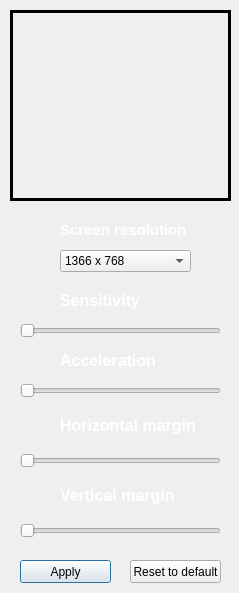
<?xml version="1.0" encoding="UTF-8"?>
<ui version="4.0">
 <class>Dialog</class>
 <widget class="QDialog" name="Dialog">
  <property name="geometry">
   <rect>
    <x>0</x>
    <y>0</y>
    <width>239</width>
    <height>593</height>
   </rect>
  </property>
  <property name="windowTitle">
   <string>Mouse controller</string>
  </property>
  <widget class="QLabel" name="label">
   <property name="geometry">
    <rect>
     <x>0</x>
     <y>0</y>
     <width>241</width>
     <height>631</height>
    </rect>
   </property>
   <property name="frameShape">
    <enum>QFrame::NoFrame</enum>
   </property>
   <property name="lineWidth">
    <number>2</number>
   </property>
   <property name="text">
    <string/>
   </property>
   <property name="pixmap">
    <pixmap>gui_images/hero.png</pixmap>
   </property>
   <property name="scaledContents">
    <bool>true</bool>
   </property>
  </widget>
  <widget class="QLabel" name="video_stream">
   <property name="geometry">
    <rect>
     <x>10</x>
     <y>10</y>
     <width>221</width>
     <height>191</height>
    </rect>
   </property>
   <property name="frameShape">
    <enum>QFrame::Box</enum>
   </property>
   <property name="lineWidth">
    <number>3</number>
   </property>
   <property name="text">
    <string/>
   </property>
  </widget>
  <widget class="QLabel" name="label_3">
   <property name="geometry">
    <rect>
     <x>60</x>
     <y>220</y>
     <width>141</width>
     <height>21</height>
    </rect>
   </property>
   <property name="text">
    <string>&lt;html&gt;&lt;head/&gt;&lt;body&gt;&lt;p&gt;&lt;span style=&quot; font-size:11pt; font-weight:600; color:#ffffff;&quot;&gt;Screen resolution&lt;/span&gt;&lt;/p&gt;&lt;/body&gt;&lt;/html&gt;</string>
   </property>
  </widget>
  <widget class="QLabel" name="label_4">
   <property name="geometry">
    <rect>
     <x>60</x>
     <y>290</y>
     <width>121</width>
     <height>21</height>
    </rect>
   </property>
   <property name="text">
    <string>&lt;html&gt;&lt;head/&gt;&lt;body&gt;&lt;p&gt;&lt;span style=&quot; font-size:12pt; font-weight:600; color:#ffffff;&quot;&gt;Sensitivity&lt;/span&gt;&lt;/p&gt;&lt;/body&gt;&lt;/html&gt;</string>
   </property>
  </widget>
  <widget class="QSlider" name="sensitivity_slider">
   <property name="geometry">
    <rect>
     <x>20</x>
     <y>320</y>
     <width>201</width>
     <height>22</height>
    </rect>
   </property>
   <property name="minimum">
    <number>1</number>
   </property>
   <property name="maximum">
    <number>10</number>
   </property>
   <property name="orientation">
    <enum>Qt::Horizontal</enum>
   </property>
   <property name="invertedAppearance">
    <bool>false</bool>
   </property>
  </widget>
  <widget class="QLabel" name="label_5">
   <property name="geometry">
    <rect>
     <x>20</x>
     <y>290</y>
     <width>31</width>
     <height>31</height>
    </rect>
   </property>
   <property name="text">
    <string/>
   </property>
   <property name="pixmap">
    <pixmap>gui_images/arrows.png</pixmap>
   </property>
   <property name="scaledContents">
    <bool>true</bool>
   </property>
  </widget>
  <widget class="QSlider" name="acceleration_slider">
   <property name="geometry">
    <rect>
     <x>20</x>
     <y>380</y>
     <width>201</width>
     <height>22</height>
    </rect>
   </property>
   <property name="minimum">
    <number>1</number>
   </property>
   <property name="maximum">
    <number>10</number>
   </property>
   <property name="orientation">
    <enum>Qt::Horizontal</enum>
   </property>
   <property name="invertedAppearance">
    <bool>false</bool>
   </property>
  </widget>
  <widget class="QLabel" name="label_6">
   <property name="geometry">
    <rect>
     <x>60</x>
     <y>350</y>
     <width>121</width>
     <height>21</height>
    </rect>
   </property>
   <property name="text">
    <string>&lt;html&gt;&lt;head/&gt;&lt;body&gt;&lt;p&gt;&lt;span style=&quot; font-size:12pt; font-weight:600; color:#ffffff;&quot;&gt;Acceleration&lt;/span&gt;&lt;/p&gt;&lt;/body&gt;&lt;/html&gt;</string>
   </property>
  </widget>
  <widget class="QLabel" name="label_8">
   <property name="geometry">
    <rect>
     <x>20</x>
     <y>350</y>
     <width>31</width>
     <height>31</height>
    </rect>
   </property>
   <property name="text">
    <string/>
   </property>
   <property name="pixmap">
    <pixmap>gui_images/arrows.png</pixmap>
   </property>
   <property name="scaledContents">
    <bool>true</bool>
   </property>
  </widget>
  <widget class="QSlider" name="horizontal_slider">
   <property name="geometry">
    <rect>
     <x>20</x>
     <y>450</y>
     <width>201</width>
     <height>22</height>
    </rect>
   </property>
   <property name="minimum">
    <number>1</number>
   </property>
   <property name="maximum">
    <number>10</number>
   </property>
   <property name="orientation">
    <enum>Qt::Horizontal</enum>
   </property>
   <property name="invertedAppearance">
    <bool>false</bool>
   </property>
  </widget>
  <widget class="QLabel" name="label_9">
   <property name="geometry">
    <rect>
     <x>20</x>
     <y>410</y>
     <width>31</width>
     <height>31</height>
    </rect>
   </property>
   <property name="text">
    <string/>
   </property>
   <property name="pixmap">
    <pixmap>gui_images/horizontal.png</pixmap>
   </property>
   <property name="scaledContents">
    <bool>true</bool>
   </property>
  </widget>
  <widget class="QLabel" name="label_7">
   <property name="geometry">
    <rect>
     <x>60</x>
     <y>410</y>
     <width>161</width>
     <height>31</height>
    </rect>
   </property>
   <property name="text">
    <string>&lt;html&gt;&lt;head/&gt;&lt;body&gt;&lt;p&gt;&lt;span style=&quot; font-size:12pt; font-weight:600; color:#ffffff;&quot;&gt;Horizontal margin&lt;/span&gt;&lt;/p&gt;&lt;/body&gt;&lt;/html&gt;</string>
   </property>
  </widget>
  <widget class="QSlider" name="vertical_slider">
   <property name="geometry">
    <rect>
     <x>20</x>
     <y>520</y>
     <width>201</width>
     <height>22</height>
    </rect>
   </property>
   <property name="minimum">
    <number>1</number>
   </property>
   <property name="maximum">
    <number>10</number>
   </property>
   <property name="orientation">
    <enum>Qt::Horizontal</enum>
   </property>
   <property name="invertedAppearance">
    <bool>false</bool>
   </property>
  </widget>
  <widget class="QLabel" name="label_10">
   <property name="geometry">
    <rect>
     <x>60</x>
     <y>480</y>
     <width>141</width>
     <height>31</height>
    </rect>
   </property>
   <property name="text">
    <string>&lt;html&gt;&lt;head/&gt;&lt;body&gt;&lt;p&gt;&lt;span style=&quot; font-size:12pt; font-weight:600; color:#ffffff;&quot;&gt;Vertical margin&lt;/span&gt;&lt;/p&gt;&lt;/body&gt;&lt;/html&gt;</string>
   </property>
  </widget>
  <widget class="QLabel" name="label_11">
   <property name="geometry">
    <rect>
     <x>20</x>
     <y>480</y>
     <width>31</width>
     <height>31</height>
    </rect>
   </property>
   <property name="text">
    <string/>
   </property>
   <property name="pixmap">
    <pixmap>gui_images/vertical.png</pixmap>
   </property>
   <property name="scaledContents">
    <bool>true</bool>
   </property>
  </widget>
  <widget class="QPushButton" name="apply_button">
   <property name="geometry">
    <rect>
     <x>20</x>
     <y>560</y>
     <width>91</width>
     <height>23</height>
    </rect>
   </property>
   <property name="text">
    <string>Apply</string>
   </property>
  </widget>
  <widget class="QPushButton" name="reset_button">
   <property name="geometry">
    <rect>
     <x>130</x>
     <y>560</y>
     <width>91</width>
     <height>23</height>
    </rect>
   </property>
   <property name="text">
    <string>Reset to default</string>
   </property>
  </widget>
  <widget class="QComboBox" name="screen_combo">
   <property name="geometry">
    <rect>
     <x>60</x>
     <y>250</y>
     <width>131</width>
     <height>22</height>
    </rect>
   </property>
   <item>
    <property name="text">
     <string>1366 x 768</string>
    </property>
   </item>
   <item>
    <property name="text">
     <string>1920 x 1080</string>
    </property>
   </item>
  </widget>
  <widget class="QLabel" name="label_12">
   <property name="geometry">
    <rect>
     <x>20</x>
     <y>220</y>
     <width>31</width>
     <height>31</height>
    </rect>
   </property>
   <property name="text">
    <string/>
   </property>
   <property name="pixmap">
    <pixmap>gui_images/communications.png</pixmap>
   </property>
   <property name="scaledContents">
    <bool>true</bool>
   </property>
  </widget>
 </widget>
 <resources/>
 <connections/>
</ui>
